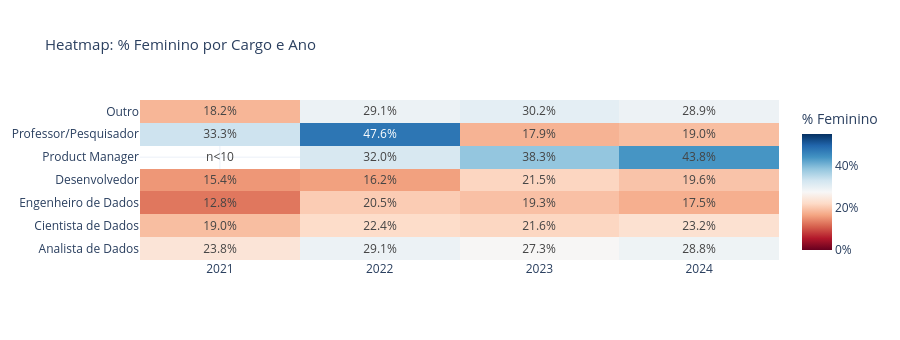

Source (notebook cell):
### Code cell
# 2.2b — % feminino por cargo × ano (heatmap)
cargos_validos = [c for c in CARGO_ORDEM if c in df['cargo'].unique()]

matriz_cargo = pd.DataFrame(index=cargos_validos, columns=ANOS, dtype=float)
for cargo in cargos_validos:
    for ano in ANOS:
        sub = df[(df['cargo'] == cargo) & (df['ano_pesquisa'] == ano)]
        ct  = sub['genero'].value_counts()
        n   = ct.sum()
        fem = ct.get('Feminino', 0)
        matriz_cargo.loc[cargo, ano] = round(fem / n * 100, 1) if n >= 10 else float('nan')

fig = go.Figure(go.Heatmap(
    z=matriz_cargo.values.astype(float),
    x=ANOS,
    y=cargos_validos,
    text=[[f"{v:.1f}%" if not pd.isna(v) else "n<10" for v in row]
          for row in matriz_cargo.values.astype(object)],
    texttemplate='%{text}',
    colorscale='RdBu',
    zmid=25, zmin=0, zmax=55,
    colorbar=dict(title='% Feminino', ticksuffix='%'),
))
fig = fmt_layout(fig, 'Heatmap: % Feminino por Cargo e Ano', height=340)
fig.show()

### Figure 1 — Plotly figure (JSON) as saved in the notebook; plotly's stock layout.template omitted (floating-point values rounded to 4 significant figures)
{"data": [{"colorbar": {"ticksuffix": "%", "title": {"text": "% Feminino"}}, "colorscale": [[0, "rgb(103,0,31)"], [0.1, "rgb(178,24,43)"], [0.2, "rgb(214,96,77)"], [0.3, "rgb(244,165,130)"], [0.4, "rgb(253,219,199)"], [0.5, "rgb(247,247,247)"], [0.6, "rgb(209,229,240)"], [0.7, "rgb(146,197,222)"], [0.8, "rgb(67,147,195)"], [0.9, "rgb(33,102,172)"], [1, "rgb(5,48,97)"]], "text": [["23.8%", "29.1%", "27.3%", "28.8%"], ["19.0%", "22.4%", "21.6%", "23.2%"], ["12.8%", "20.5%", "19.3%", "17.5%"], ["15.4%", "16.2%", "21.5%", "19.6%"], ["n<10", "32.0%", "38.3%", "43.8%"], ["33.3%", "47.6%", "17.9%", "19.0%"], ["18.2%", "29.1%", "30.2%", "28.9%"]], "texttemplate": "%{text}", "type": "heatmap", "x": ["2021", "2022", "2023", "2024"], "y": ["Analista de Dados", "Cientista de Dados", "Engenheiro de Dados", "Desenvolvedor", "Product Manager", "Professor/Pesquisador", "Outro"], "z": [[23.8, 29.1, 27.3, 28.8], [19, 22.4, 21.6, 23.2], [12.8, 20.5, 19.3, 17.5], [15.4, 16.2, 21.5, 19.6], [null, 32, 38.3, 43.8], [33.3, 47.6, 17.9, 19], [18.2, 29.1, 30.2, 28.9]], "zmax": 55, "zmid": 25, "zmin": 0}], "layout": {"height": 340, "legend": {"orientation": "h", "x": 1, "xanchor": "right", "y": 1.02}, "title": {"font": {"size": 15}, "text": "Heatmap: % Feminino por Cargo e Ano"}}}
